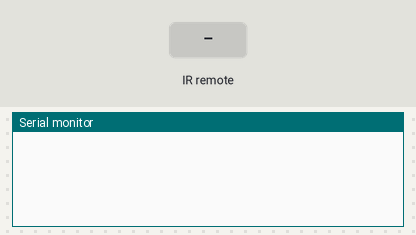
Bench run of a sketch on a simulated Arduino Uno, built with avr-gcc and run on an emulated ATmega328P. Parts: the last lines printed to the serial monitor. The test bench sets the inputs (shaded band).

Above: at 1.2 s.
1.3 s: infrared code 0xA8B47 received
At 2.4 s:
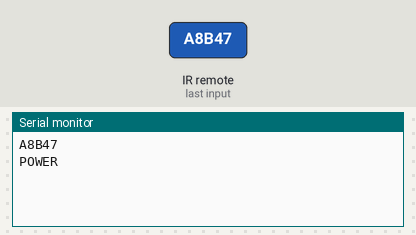
2.8 s: infrared code 0x3CB47 received
At 3.6 s:
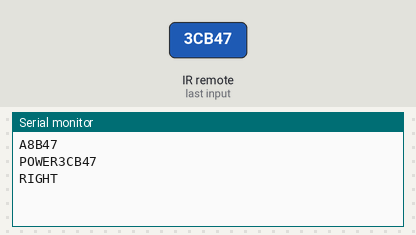
4.3 s: infrared code 0xDCB47 received
At 4.7 s:
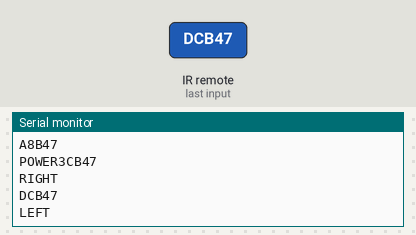
5.8 s: infrared code 0xD8B47 received
At 7.0 s:
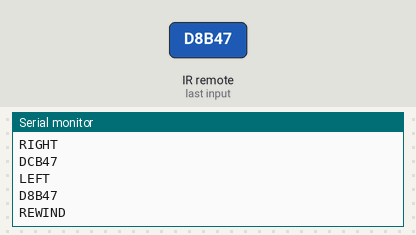
7.3 s: infrared code 0x58B47 received
At 8.2 s:
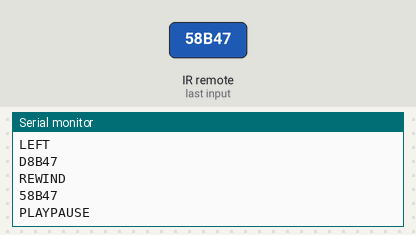
8.8 s: infrared code 0x38B47 received
At 9.3 s:
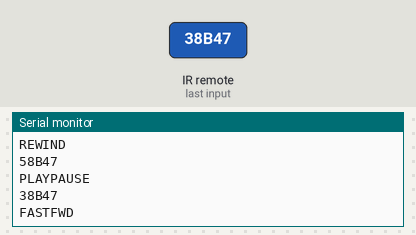

The sketch:

PCRemote.ino
```cpp
#include <IRremote.h>


const int RECV_PIN = 11;
IRrecv irrecv(RECV_PIN);
decode_results results;

void translateIR() {
  switch (results.value)
  {
    case 0xA8B47:
      Serial.print("POWER");
      break;
    case 0x3CB47:
      Serial.println("RIGHT");
      break;
    case 0xDCB47:
      Serial.println("LEFT");
      break;
    case 0xD8B47:
      Serial.println("REWIND");
      break;
    case 0x58B47:
      Serial.println("PLAYPAUSE");
      break;
    case 0x38B47:
      Serial.println("FASTFWD");
      break;
    case 0x9CB47:
      Serial.println("UP");
      break;
    case 0x5CB47:
      Serial.println("DOWN");
      break;
    case 0x490:
      Serial.println("VOLUP");
      break;
    case 0xC90:
      Serial.println("VOLDOWN");
      break;
    case 0x42B47:
      Serial.println("HOME");
      break;
    case 0xBCB47:
      Serial.println("OK");
      break;
  }
  delay(500);
}

void setup(){
  Serial.begin(9600);
  irrecv.enableIRIn();
  irrecv.blink13(true);
}

void loop(){
  if (irrecv.decode(&results)){
        Serial.println(results.value, HEX);
        translateIR();
        irrecv.resume();
  }
}
```

Measured:
- after the input at 1.3 s, the serial monitor: prints a new line at once (image 1)
- after the input at 2.8 s, the serial monitor: prints a new line at once (image 2)
- after the input at 4.3 s, the serial monitor: prints a new line at once (image 3)
- after the input at 5.8 s, the serial monitor: prints a new line at once (image 4)
- after the input at 7.3 s, the serial monitor: prints a new line at once (image 5)
- after the input at 8.8 s, the serial monitor: prints a new line at once (image 6)
